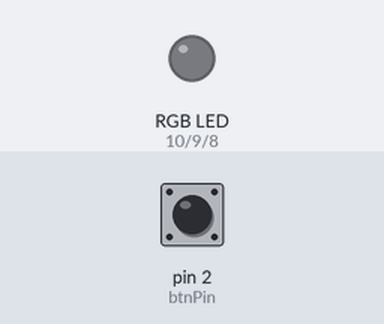
Bench run of a sketch on a simulated Arduino Uno, built with avr-gcc and run on an emulated ATmega328P. Parts: an RGB LED mixed from three pins (HIGH = lit). Inputs (shaded band) come from the test bench; at power-on: pin 2 (btnPin) LOW.

Above: at 1.2 s.
1.3 s: pin 2 (btnPin) pulled HIGH for 1 s
At 3.0 s:
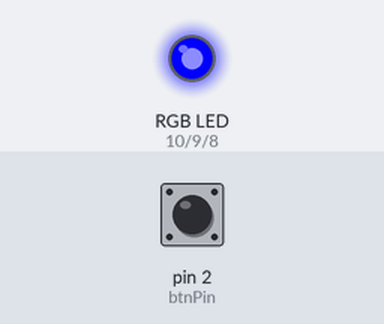
3.8 s: pin 2 (btnPin) pulled HIGH for 0.15 s
At 4.2 s:
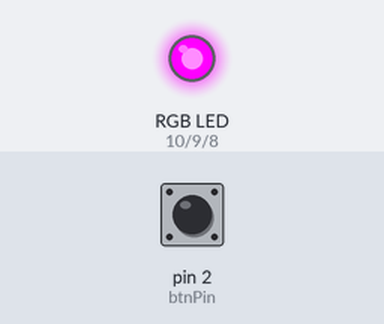
5.4 s: pin 2 (btnPin) pulled HIGH for 0.15 s
At 6.6 s:
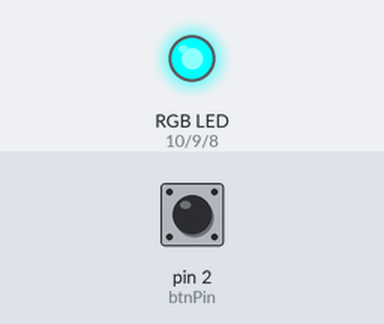
7.0 s: pin 2 (btnPin) pulled HIGH for 3.2 s
At 11.3 s:
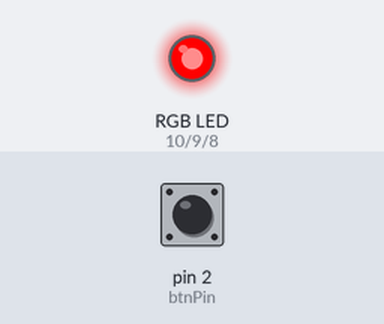
Timing chart, 0 to 12.7 s (numbered marks = the images above; inputs shaded):
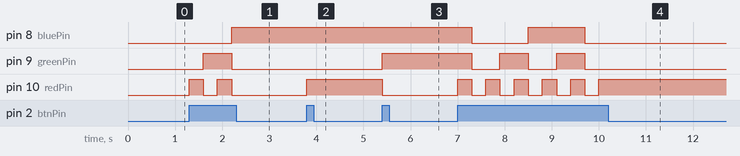

Measured:
- after the input at 1.3 s, pin 8 (bluePin): LOW → HIGH after 0.90 s; pin 9 (greenPin): LOW → HIGH after 0.30 s, → LOW 0.60 s later; pin 10 (redPin): alternates HIGH for 0.30 s and LOW for 0.30 s, 4 changes in all, then stays LOW, starting at once
- after the input at 3.8 s, pin 10 (redPin): LOW → HIGH at once
- after the input at 5.4 s, pin 9 (greenPin): LOW → HIGH at once; pin 10 (redPin): HIGH → LOW at once
- after the input at 7.0 s, pin 8 (bluePin): HIGH → LOW after 0.30 s, → HIGH 1.2 s later, → LOW 1.2 s later; pin 9 (greenPin): alternates HIGH for 0.60 s and LOW for 0.60 s, 5 changes in all, then stays LOW, starting after 0.30 s; pin 10 (redPin): alternates HIGH for 0.30 s and LOW for 0.30 s, 11 changes in all, then stays HIGH, starting at once

The sketch:

ButtonControlledRGBLED.ino
```cpp
int btnPin = 2;
int redPin = 10;
int greenPin = 9;
int bluePin = 8;

void setup() {
  // put your setup code here, to run once:
  pinMode(btnPin,INPUT);
  pinMode(redPin,OUTPUT);
  pinMode(greenPin,OUTPUT);
  pinMode(bluePin,OUTPUT);
  Serial.begin(9600);
}

void light(int state){
  digitalWrite(redPin,state&1);
  digitalWrite(greenPin,state&2);
  digitalWrite(bluePin,state&4);
}

int ledState = 0;

void loop() {
  // put your main code here, to run repeatedly:
//  Serial.println(digitalRead(btnPin));
  if(digitalRead(btnPin)){
    ledState++;
    light(ledState%8);
    delay(300);
  }
}
```
